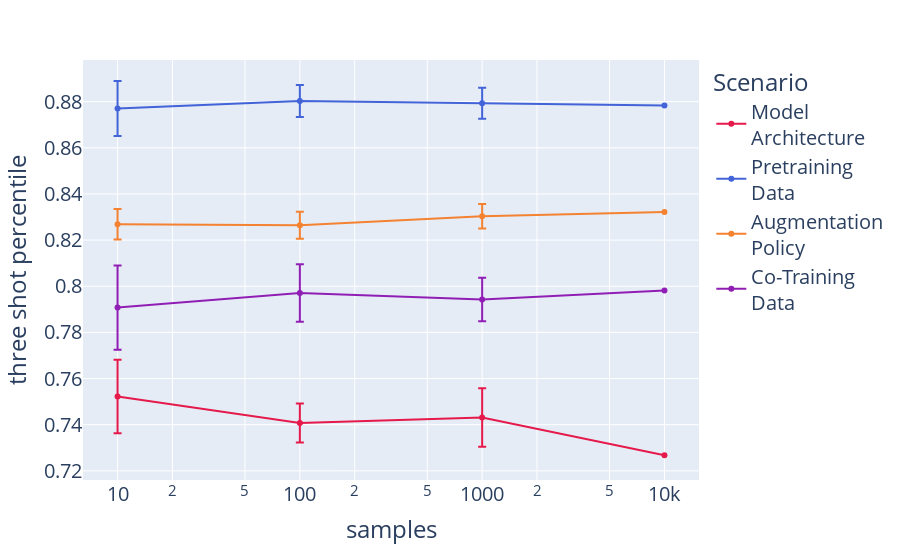

The code cell stored with this chart in its notebook:
### Code cell
get_single_plot(base=bases[0])

### Figure 1 — Plotly figure (JSON) as saved in the notebook; plotly's stock layout.template omitted (floating-point values rounded to 4 significant figures)
{"data": [{"error_y": {"array": [0.01593, 0.008444, 0.01265, NaN]}, "hovertemplate": "Scenario=Model<br>Architecture<br>samples=%{x}<br>three shot percentile=%{y}<extra></extra>", "legendgroup": "Model<br>Architecture", "line": {"color": "rgb(230, 25, 75)", "dash": "solid"}, "marker": {"symbol": "circle"}, "mode": "lines+markers", "name": "Model<br>Architecture", "orientation": "v", "showlegend": true, "x": [10, 100, 1000, 10000], "xaxis": "x", "y": [0.7522, 0.7407, 0.7431, 0.7268], "yaxis": "y", "type": "scatter"}, {"error_y": {"array": [0.01191, 0.006946, 0.006746, NaN]}, "hovertemplate": "Scenario=Pretraining<br>Data<br>samples=%{x}<br>three shot percentile=%{y}<extra></extra>", "legendgroup": "Pretraining<br>Data", "line": {"color": "rgb(67, 99, 216)", "dash": "solid"}, "marker": {"symbol": "circle"}, "mode": "lines+markers", "name": "Pretraining<br>Data", "orientation": "v", "showlegend": true, "x": [10, 100, 1000, 10000], "xaxis": "x", "y": [0.877, 0.8803, 0.8793, 0.8784], "yaxis": "y", "type": "scatter"}, {"error_y": {"array": [0.006569, 0.005857, 0.005305, NaN]}, "hovertemplate": "Scenario=Augmentation<br>Policy<br>samples=%{x}<br>three shot percentile=%{y}<extra></extra>", "legendgroup": "Augmentation<br>Policy", "line": {"color": "rgb(245, 130, 49)", "dash": "solid"}, "marker": {"symbol": "circle"}, "mode": "lines+markers", "name": "Augmentation<br>Policy", "orientation": "v", "showlegend": true, "x": [10, 100, 1000, 10000], "xaxis": "x", "y": [0.8269, 0.8265, 0.8304, 0.8321], "yaxis": "y", "type": "scatter"}, {"error_y": {"array": [0.01824, 0.01245, 0.009439, NaN]}, "hovertemplate": "Scenario=Co-Training<br>Data<br>samples=%{x}<br>three shot percentile=%{y}<extra></extra>", "legendgroup": "Co-Training<br>Data", "line": {"color": "rgb(145, 30, 180)", "dash": "solid"}, "marker": {"symbol": "circle"}, "mode": "lines+markers", "name": "Co-Training<br>Data", "orientation": "v", "showlegend": true, "x": [10, 100, 1000, 10000], "xaxis": "x", "y": [0.7908, 0.7971, 0.7942, 0.7981], "yaxis": "y", "type": "scatter"}], "layout": {"xaxis": {"anchor": "y", "domain": [0.0, 1.0], "title": {"text": "samples"}, "type": "log"}, "yaxis": {"anchor": "x", "domain": [0.0, 1.0], "title": {"text": "three shot percentile"}}, "legend": {"title": {"text": "Scenario"}, "tracegroupgap": 0}, "margin": {"t": 60}, "font": {"size": 20}}}
